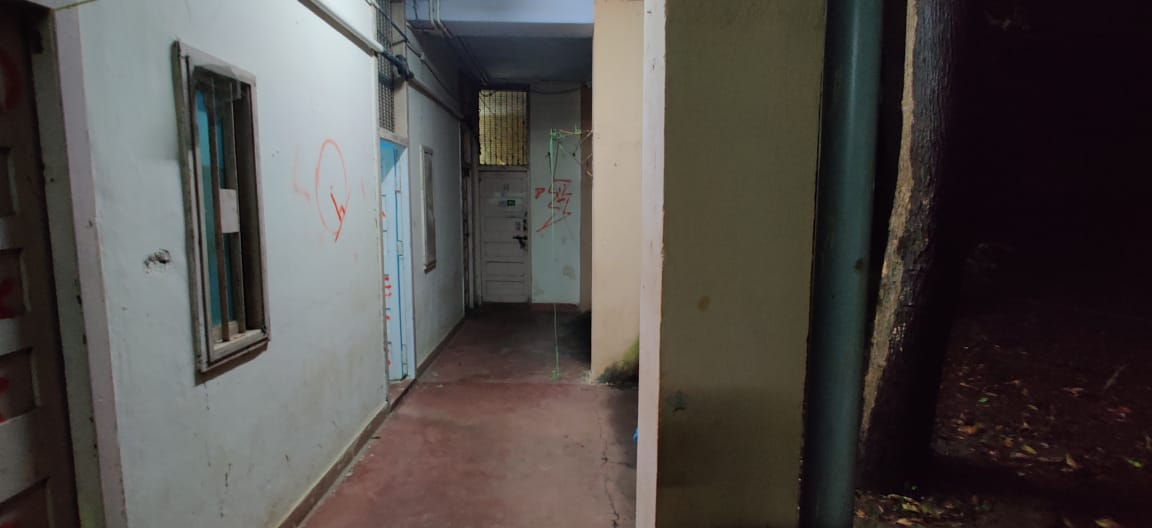
#> input picture dataset/3/1.jpeg, 1152 x 528 px
$ jupyter execute solve.ipynb
#> lines starting #> are read from the running program, lines starting #| are printed output that depends on the picture
[cell 1]
import cv2
import matplotlib.pyplot as plt
import numpy as np

[cell 2]
queryImg = cv2.imread('dataset/3/1.jpeg')
#> queryImg is the input picture: shape (528, 1152, 3); mean B, G, R 72.8, 75.4, 79.6
queryImg_gray = cv2.cvtColor(queryImg, cv2.COLOR_RGB2GRAY)
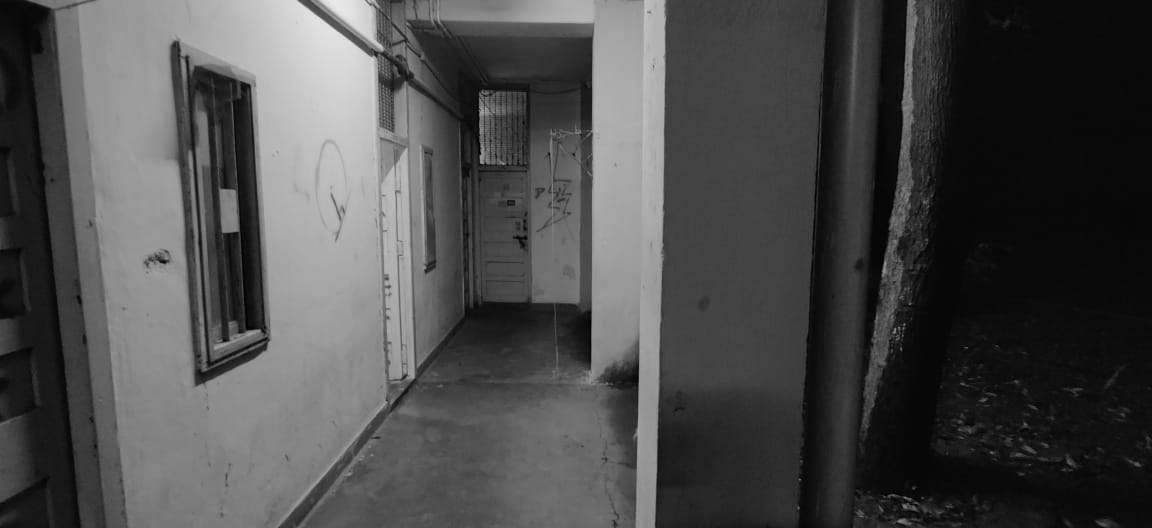
#> queryImg_gray: shape (528, 1152); min 0, max 236, mean 75.2

trainImg = cv2.imread('dataset/3/2.jpeg')
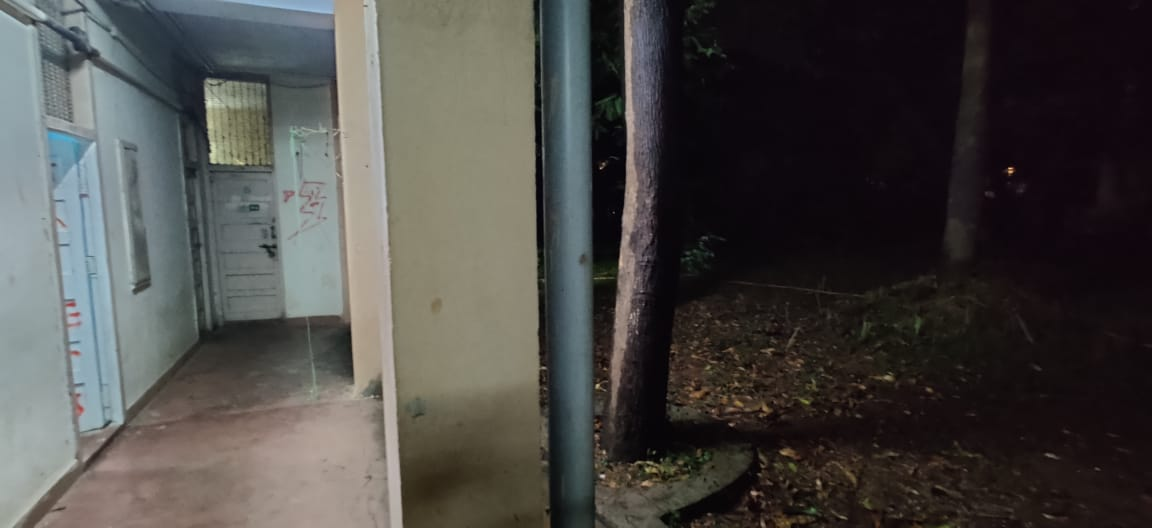
#> input picture dataset/3/2.jpeg, 1152 x 528 px
#> trainImg is the input picture: shape (528, 1152, 3); mean B, G, R 69.7, 72.2, 74.1
trainImg_gray = cv2.cvtColor(trainImg, cv2.COLOR_RGB2GRAY)
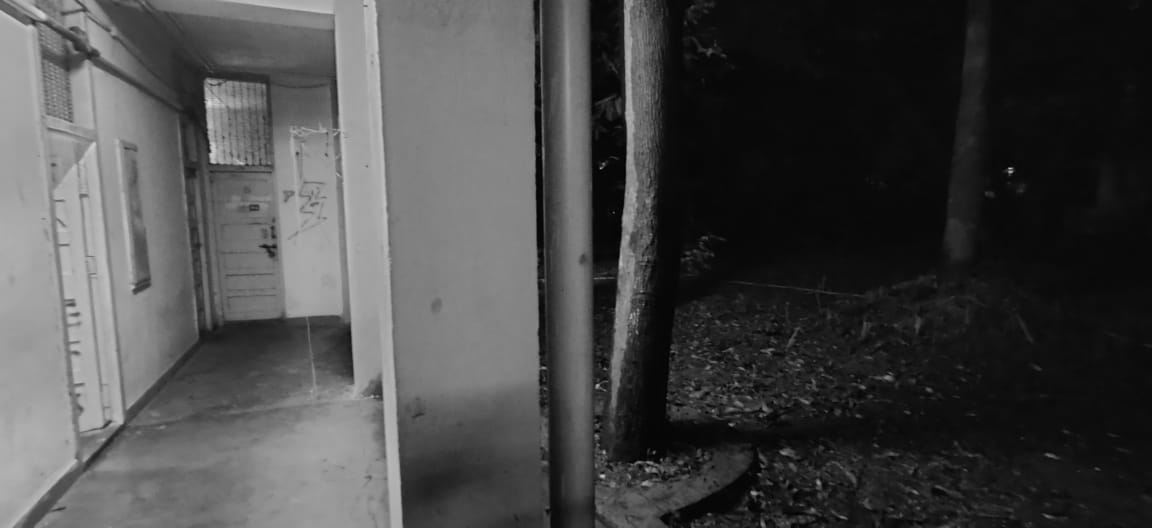
#> trainImg_gray: shape (528, 1152); min 0, max 217, mean 71.7

fig, ax = plt.subplots(nrows=1, ncols=2, constrained_layout=False, figsize=(25, 9))
ax[0].imshow(queryImg)
ax[0].set_title("Query image", fontsize=16)
ax[0].axis("off")

ax[1].imshow(trainImg)
ax[1].set_title("Train image (Image to be transformed)", fontsize=16)
ax[1].axis("off")

print("Image shape:", trainImg.shape)
#| Image shape: (528, 1152, 3)
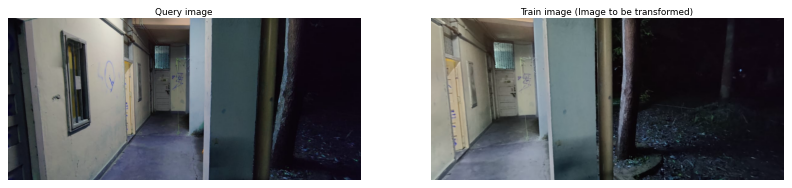
#> figure drawn by matplotlib, 2 panels; B, G, R data is drawn as R, G, B

# Corresponding points calculation & visualization

[cell 3]
descriptor = cv2.ORB_create(nfeatures=100000)
kpsA, featuresA = descriptor.detectAndCompute(trainImg_gray, None)
#> kpsA = 3075 keypoints; strongest (x, y, size): (1010, 171, 31), (1010, 168, 31), (603, 476, 31), (596, 386, 31)
kpsB, featuresB = descriptor.detectAndCompute(queryImg_gray, None)
#> kpsB = 2123 keypoints; strongest (x, y, size): (482, 162, 31), (481, 162, 37.2), (236, 229, 37.2), (237, 230, 31)

fig, ax = plt.subplots(nrows=1, ncols=2, figsize=(20, 8), constrained_layout=False)

ax[0].imshow(cv2.drawKeypoints(queryImg_gray, kpsB, None, color=(0, 255, 0)))
ax[0].set_title("Query image", fontsize=16)
ax[0].axis("off")

ax[1].imshow(cv2.drawKeypoints(trainImg_gray, kpsA, None, color=(0, 255, 0)))
ax[1].set_title("Train image (Image to be transformed)", fontsize=16)
ax[1].axis("off")
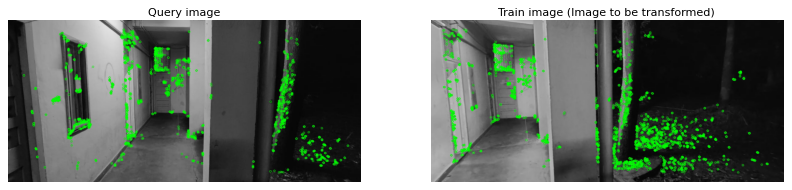
#> figure drawn by matplotlib, 2 panels

# Bruteforce matching

[cell 4]
# ? Brute force match descriptor
bf = cv2.BFMatcher(cv2.NORM_HAMMING, crossCheck=True)
rawMatches = bf.match(featuresA, featuresB)
#> rawMatches = 721 matches

# ? Sort the features in order of distance.
# ? The points with small distance (more similarity) are ordered first in the vector
matches = sorted(rawMatches, key=lambda x: x.distance)
#> matches = 721 matches
print("Raw matches (Brute force):", len(matches))
#| Raw matches (Brute force): 721

img_matches = cv2.drawMatches(
    queryImg,
    kpsA,
    trainImg,
    kpsB,
    matches[:100],
    None,
    flags=cv2.DrawMatchesFlags_NOT_DRAW_SINGLE_POINTS,
)
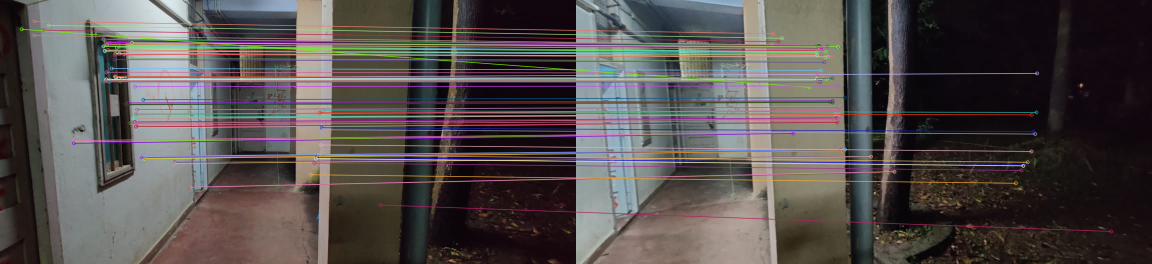
#> img_matches: shape (528, 2304, 3) (shown at 1/2 size); mean B, G, R 76.4, 77.7, 83.8

plt.figure(figsize=(20, 10))
plt.imshow(img_matches)
plt.axis("off")
plt.show()

[cell 5]
# ? construct the two sets of points
ptsA = np.float32([kpsA[m.queryIdx].pt for m in matches])
#> ptsA = 721 pairs, first value 43 to 1096, second value 31 to 496
ptsB = np.float32([kpsB[m.trainIdx].pt for m in matches])
#> ptsB = 721 pairs, first value 78 to 1108.8, second value 31 to 496

# ? estimate the homography between the sets of points
H, status = cv2.findHomography(
    ptsA, ptsB, cv2.RANSAC, ransacReprojThreshold=4
)
#> H = [[0.469, -0.0503, 339.2], [-0.0876, 0.779, 38.03], [-0.000489, 3.25e-06, 1]]; status = 721 values, max 1 at index 0, min 0 at index 9, mean 0.373
print(H)
#| [[ 4.69030081e-01 -5.02847002e-02  3.39173595e+02]
#|  [-8.75778057e-02  7.79289852e-01  3.80321431e+01]
#|  [-4.88684186e-04  3.24989177e-06  1.00000000e+00]]

# ? apply panorama correction
height = trainImg.shape[0] + queryImg.shape[0]
#> height = 1056
width = trainImg.shape[1] + queryImg.shape[1]
#> width = 2304

result = np.zeros((height, width, 3), dtype=np.uint8)
result = cv2.warpPerspective(trainImg, H, (width, height))
result[0 : queryImg.shape[0], 0 : queryImg.shape[1]] = queryImg
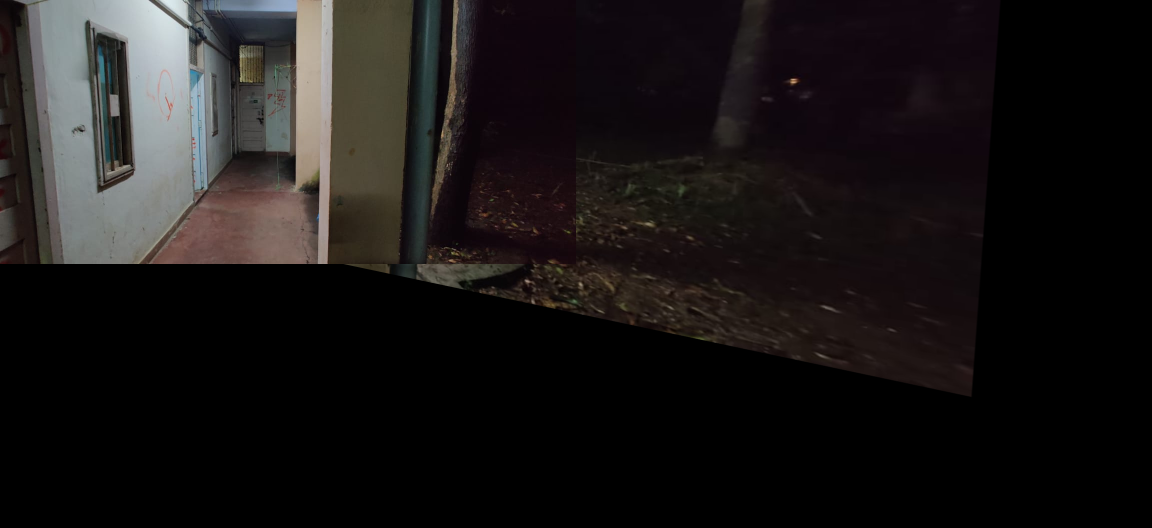
#> result: shape (1056, 2304, 3) (shown at 1/2 size); mean B, G, R 22.7, 22.9, 25.9

plt.figure(figsize=(20, 10))
plt.imshow(result)
plt.axis('off')

# KNN matching

[cell 6]
bf = cv2.BFMatcher(cv2.NORM_HAMMING, crossCheck=False)

# ? compute the raw matches and initialize the list of actual matches
rawMatches = bf.knnMatch(featuresA, featuresB, 2)
#> rawMatches = 3075 matches
print("Raw matches (knn):", len(rawMatches))
#| Raw matches (knn): 3075

matches = []
ratio = 0.75

# ? loop over the raw matches and ensure the distance is within
# ? a certain ratio of each other (i.e. Lowe's ratio test)
for m, n in rawMatches:
    if m.distance < n.distance * ratio:
        matches.append(m)
#> after the loop, matches = 221 matches

img_matches = cv2.drawMatches(
    trainImg,
    kpsA,
    queryImg,
    kpsB,
    np.random.choice(matches, 100),
    None,
    flags=cv2.DrawMatchesFlags_NOT_DRAW_SINGLE_POINTS,
)
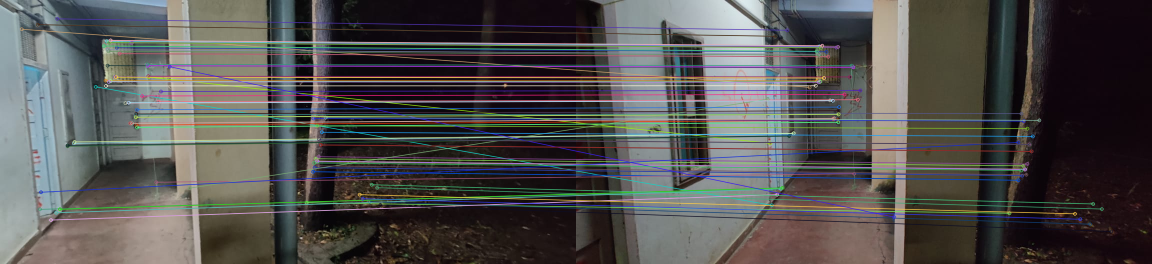
#> img_matches: shape (528, 2304, 3) (shown at 1/2 size); mean B, G, R 78.7, 80.2, 81.8

plt.figure(figsize=(20, 10))
plt.imshow(img_matches)
plt.title("KNN match", fontsize=16)
plt.axis("off")

[cell 7]
# ? construct the two sets of points
ptsA = np.float32([kpsA[m.queryIdx].pt for m in matches])
#> ptsA = 221 pairs, first value 43 to 760.3, second value 33 to 471
ptsB = np.float32([kpsB[m.trainIdx].pt for m in matches])
#> ptsB = 221 pairs, first value 182.4 to 1070, second value 57 to 464.8

# ? estimate the homography between the sets of points
H, status = cv2.findHomography(ptsA, ptsB, cv2.RANSAC, ransacReprojThreshold=4)
#> H = [[0.367, 0.00655, 350.6], [-0.121, 0.792, 42.92], [-0.000574, 7.68e-05, 1]]; status = 221 values, max 1 at index 0, min 0 at index 1, mean 0.661
print(H)
#| [[ 3.67315550e-01  6.55399357e-03  3.50573280e+02]
#|  [-1.20656840e-01  7.91552250e-01  4.29155848e+01]
#|  [-5.73571988e-04  7.68409960e-05  1.00000000e+00]]

height = trainImg.shape[0] + queryImg.shape[0]
width = trainImg.shape[1] + queryImg.shape[1]

result = np.zeros((height, width, 3), dtype=np.uint8)
result = cv2.warpPerspective(trainImg, H, (width, height))
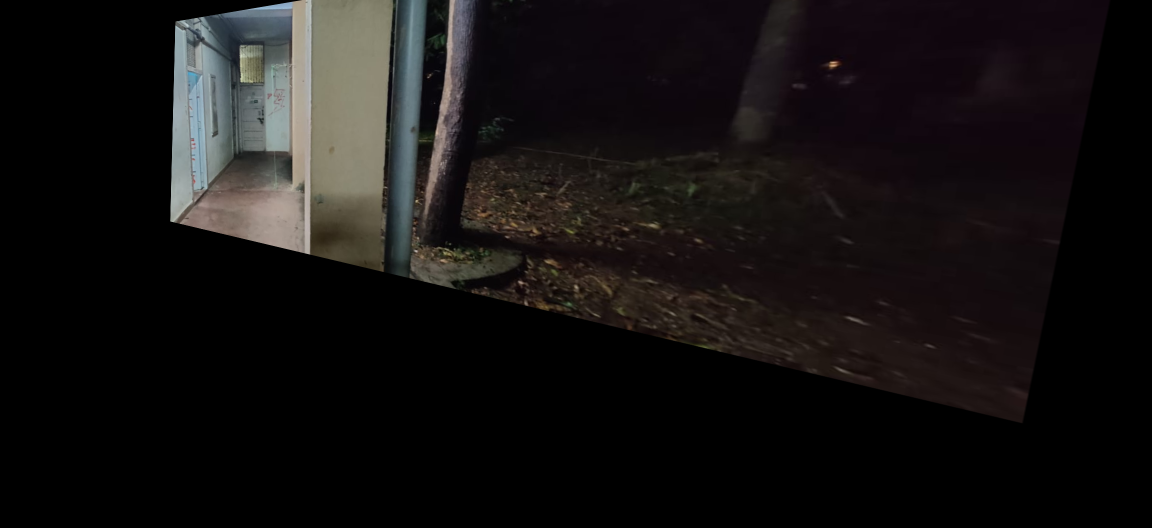
#> result: shape (1056, 2304, 3) (shown at 1/2 size); mean B, G, R 18.2, 18.4, 21.1
result[0 : queryImg.shape[0], 0 : queryImg.shape[1]] = queryImg
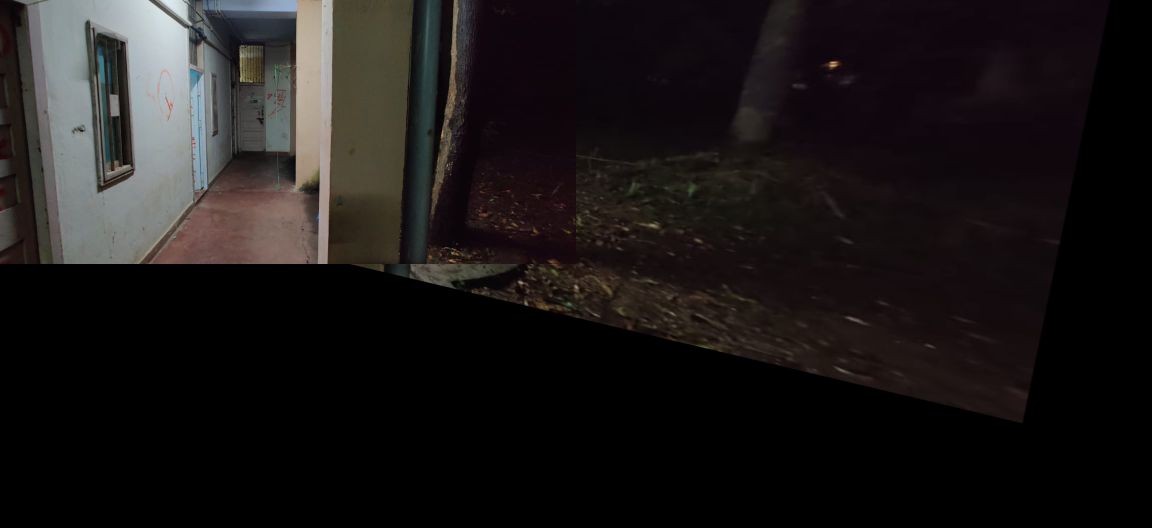
#> result: shape (1056, 2304, 3) (shown at 1/2 size); mean B, G, R 23.7, 23.8, 27.3

plt.figure(figsize=(20, 10))
plt.imshow(result)
plt.title("KNN match", fontsize=16)
plt.axis("off")
